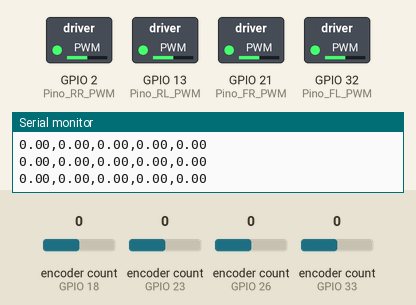
A sketch run on a simulated ESP32. Parts: switched loads named in the sketch (green lamp = pin HIGH), the last lines printed to the serial monitor. Inputs (shaded band) come from the test bench; at power-on: encoder count (sensors on GPIO 18, GPIO 23, GPIO 26, GPIO 33) 0.

Above: at 1.2 s.
1.3 s: encoder count (sensor on GPIO 18) set to 1
At 2.2 s:
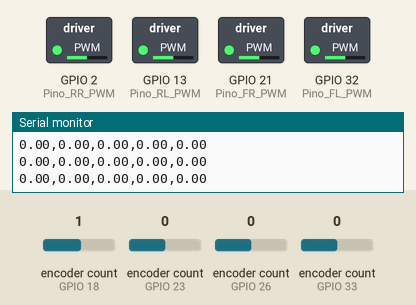
2.8 s: encoder count (sensor on GPIO 23) set to 1
At 3.4 s:
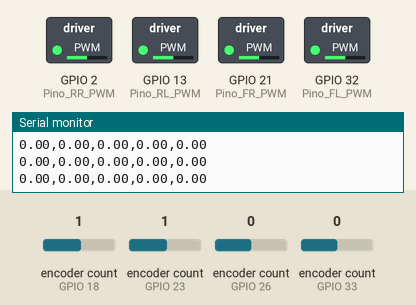
4.3 s: encoder count (sensor on GPIO 26) set to 1
At 5.5 s:
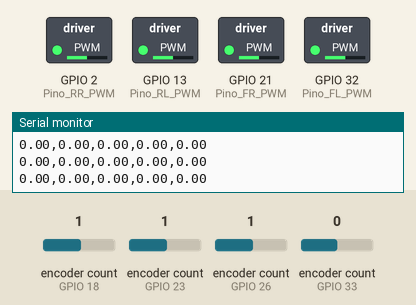
5.8 s: encoder count (sensor on GPIO 33) set to 1
At 6.9 s:
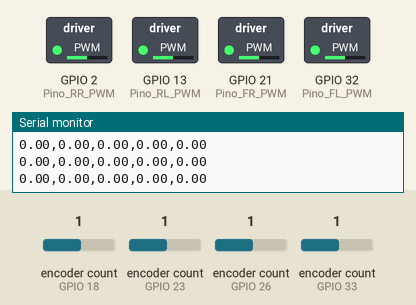
7.3 s: encoder count (sensor on GPIO 18) set to 0
At 8.0 s:
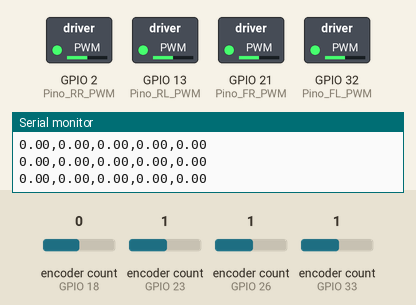
8.8 s: encoder count (sensor on GPIO 23) set to 0
At 9.1 s:
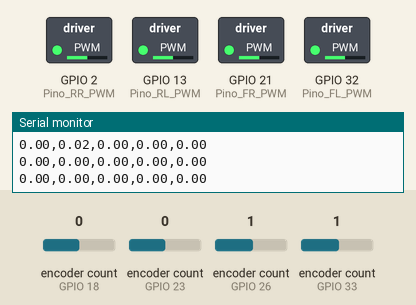
Timing chart, 0 to 11.3 s (numbered marks = the images above; inputs shaded):
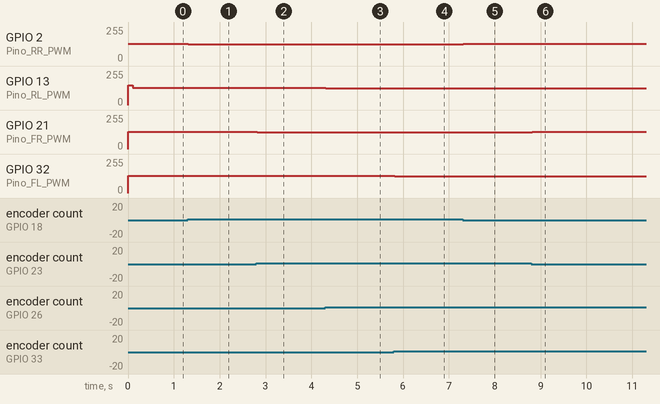

Measured:
- after the input at 1.3 s, GPIO 2 (Pino_RR_PWM): 128/255 → 127/255 at once
- after the input at 2.8 s, GPIO 21 (Pino_FR_PWM): 128/255 → 127/255 at once
- after the input at 4.3 s, GPIO 13 (Pino_RL_PWM): 128/255 → 127/255 at once
- after the input at 5.8 s, GPIO 32 (Pino_FL_PWM): 128/255 → 127/255 at once
- after the input at 7.3 s, GPIO 2 (Pino_RR_PWM): 127/255 → 128/255 at once
- after the input at 8.8 s, GPIO 21 (Pino_FR_PWM): 127/255 → 128/255 at once

The sketch:

sketch_oct21a.ino
```cpp
//bibliotrcsa
#include <stdio.h>
#include <ESP32Encoder.h>
// #include <ArduinoJson.h>

#define ENCODER_PERIOD 100 //amostragem de tempo

#define PULSES_PER_ROTATION 1024
#define MOTOR_REDUCTION 28

//Motor Superior Esquerdo
#define Pino_FL_A 33
#define Pino_FL_B 25
#define Pino_FL_PWM 32
//Motor Superior Direito
#define Pino_FR_A 23
#define Pino_FR_B 22
#define Pino_FR_PWM 21

// Motor Inferior Direito
#define Pino_RR_A 18
#define Pino_RR_B 19
#define Pino_RR_PWM 2

// Motor Inferior Esquerdo
#define Pino_RL_A 26
#define Pino_RL_B 27
#define Pino_RL_PWM 13


// Definaçao dos Encoders
ESP32Encoder encoder_RR;
ESP32Encoder encoder_RL;
ESP32Encoder encoder_FR;
ESP32Encoder encoder_FL;

int pwmFR = 520;
int pwmFL = 520;
int pwmRR = 520;
int pwmRL = 600;

//globais
long prevTRR = 0;
long prevTRL = 0;
long prevTFR = 0;
long prevTFL = 0;
int posPrevRR = 0;
int posPrevRL = 0;
int posPrevFR = 0;
int posPrevFL = 0;

float encoder_time = 0;

//Velocity PI control
float Kp = 1;
float Ki = 0.5;

float erroRR = 0;
float erroRL = 0;
float erroFR = 0;
float erroFL = 0;
float erroIntRR = 0; //erro integral
float erroIntRL = 0; //erro integral
float erroIntFR = 0; //erro integral
float erroIntFL = 0; //erro integral


//variáveis para o filtro
float rpm_filtradoRR = 0;
float rpm_previoRR = 0;

//variáveis para o filtro
float rpm_filtradoRL = 0;
float rpm_previoRL = 0;

//variáveis para o filtro
float rpm_filtradoFR = 0;
float rpm_previoFR = 0;

//variáveis para o filtro
float rpm_filtradoFL = 0;
float rpm_previoFL = 0;


void clearEncoder() {
  encoder_RR.clearCount();
  encoder_RL.clearCount();
  encoder_FR.clearCount();
  encoder_FL.clearCount();
}

float target_rpm(){
  float target_rpm = 0;

  return target_rpm;
}


float CalcControlSignal(float rpm, float& rpm_previo, float& rpm_filtrado, float target_rpm,float& erro, float& erroInt, float Kp, float Ki) {
  // Filtro passa-baixa de 25Hz
  rpm_filtrado = 0.854 * rpm_filtrado + 0.0728 * rpm + 0.0728 * rpm_previo;
  rpm_previo = rpm;

  // Cálculo do erro
  erro = target_rpm - rpm;
  erroInt += erro;

  // Calcula o sinal de controle u(s)
  float u_s = Kp * erro + Ki * erroInt;

  return u_s;
}

// Função para calcular a velocidade em RPM
void CalcSpeed() {
  // Pega a posicao atual dos encoders
  int posRR = encoder_RR.getCount();
  int posRL = encoder_RL.getCount();
  int posFR = encoder_FR.getCount();
  int posFL = encoder_FL.getCount();

  // Calcula a diferença de posição entre a leitura atual e a leitura anterior
  int deltaPosRR = posRR - posPrevRR;
  int deltaPosRL = posRL - posPrevRL;
  int deltaPosFR = posFR - posPrevFR;
  int deltaPosFL = posFL - posPrevFL;

  // Converte a diferença de posição para rotações (dividido pelos pulsos por rotação e a redução do motor)
  float rotationsRR = (float)deltaPosRR / (PULSES_PER_ROTATION * 2 * MOTOR_REDUCTION);
  float rotationsRL = (float)deltaPosRL / (PULSES_PER_ROTATION * 2 * MOTOR_REDUCTION);
  float rotationsFR = (float)deltaPosFR / (PULSES_PER_ROTATION * 2 * MOTOR_REDUCTION);
  float rotationsFL = (float)deltaPosFL / (PULSES_PER_ROTATION * 2 * MOTOR_REDUCTION);

  // Calcula a velocidade em rotações por minuto (RPM) com base no período de amostragem
  float rpmRR = (rotationsRR / (ENCODER_PERIOD / 1000.0)) * 60; // ENCODER_PERIOD está em ms, então dividimos por 1000 para converter para segundos
  float rpmRL = (rotationsRL / (ENCODER_PERIOD / 1000.0)) * 60; // ENCODER_PERIOD está em ms, então dividimos por 1000 para converter para segundos
  float rpmFR = (rotationsFR / (ENCODER_PERIOD / 1000.0)) * 60; // ENCODER_PERIOD está em ms, então dividimos por 1000 para converter para segundos
  float rpmFL = (rotationsFL / (ENCODER_PERIOD / 1000.0)) * 60; // ENCODER_PERIOD está em ms, então dividimos por 1000 para converter para segundos

  // Chama a função para calcular o sinal de controle e filtrar o RPM
  float u_s_RR = CalcControlSignal(rpmRR, rpm_previoRR, rpm_filtradoRR, -target_rpm(), erroRR, erroIntRR, Kp, Ki);
  float u_s_RL = CalcControlSignal(rpmRL, rpm_previoRL, rpm_filtradoRL, target_rpm(), erroRL, erroIntRL, Kp, Ki);
  float u_s_FR = CalcControlSignal(rpmFR, rpm_previoFR, rpm_filtradoFR, -target_rpm(), erroFR, erroIntFR, Kp, Ki);
  float u_s_FL = CalcControlSignal(rpmFL, rpm_previoFL, rpm_filtradoFL, target_rpm(), erroFL, erroIntFL, Kp, Ki);

  // Atualiza a posição anterior
  posPrevRR = posRR;
  posPrevRL = posRL;
  posPrevFR = posFR;
  posPrevFL = posFL;

  float pwmVal[4] = {Pino_RR_PWM,Pino_RL_PWM,Pino_FR_PWM,Pino_FL_PWM};
  float pwm[4] = {pwmRR,pwmRL,pwmFR,pwmFL};
  float u_s[4] = {u_s_RR,u_s_RL,u_s_FR,u_s_FL};
  float zero_pwm[4] = {512,546,512,512};

  for(int i = 0; i < 4; i++){
    pwm[i] = ((u_s[i] / 144) * 512) + 512;

    if(pwm[i] < 0){
      pwm[i] = 0;
    }
    if(pwm[i] > 1024){
      pwm[i] = 1024;
    }
    ledcWrite(pwmVal[i], pwm[i]);
  }

  // Imprime os valores no Serial Plotter
  // Serial.print(target_rpm()); // Imprime o valor do motor direito
  // Serial.print(",");
  // Serial.print(rpmRR); // Imprime o valor do motor esquerdo
  // Serial.print(",");
  // Serial.print(u_s_RR); // Imprime o valor do motor esquerdo
  // Serial.print(",");
  // Serial.print(-rpmRL); // Imprime o valor do motor esquerdo
  // Serial.print(",");
  // Serial.print(-u_s_RL); // Imprime o valor do motor esquerdo
  // Serial.println();

  Serial.print(target_rpm()); // Imprime o valor do motor direito
  Serial.print(",");
  Serial.print(-rpmFR); // Imprime o valor do motor esquerdo
  Serial.print(",");
  Serial.print(rpmFL); // Imprime o valor do motor esquerdo
  Serial.print(",");
  Serial.print(-rpmRR); // Imprime o valor do motor esquerdo
  Serial.print(",");
  Serial.print(rpmRL); // Imprime o valor do motor esquerdo
  Serial.println();

  // Serial.print(Pino_FL_PWM);
  // Serial.print(",");
  // Serial.print(u_s_FL);
  // Serial.println();

}


void setup() {
  // put your setup code here, to run once:
  Serial.begin(9600);

    // Configuração dos pinos de entrada (sensores de encoders)
  pinMode(Pino_RR_A, INPUT);
  pinMode(Pino_RR_B, INPUT);

  pinMode(Pino_RL_A, INPUT);
  pinMode(Pino_RL_B, INPUT);

  pinMode(Pino_FR_A, INPUT);
  pinMode(Pino_FR_B, INPUT);

  pinMode(Pino_FL_A, INPUT);
  pinMode(Pino_FL_B, INPUT);

  // Configuração dos pinos de saída (PWM para controle dos motores)
  pinMode(Pino_RR_PWM, OUTPUT);
  pinMode(Pino_RL_PWM, OUTPUT);
  pinMode(Pino_FR_PWM, OUTPUT);
  pinMode(Pino_FL_PWM, OUTPUT);

  // Configura os canais PWM para os motores
  ////ledcSetup(canal_RR_PWM, frequencia_PWM, resolucao_PWM); // Configura o canal RR_PWM
  ledcAttachChannel(Pino_RR_PWM, 500, 10, 0); // Associa o pino PWM ao canal RR

  /////ledcSetup(canal_RL_PWM, frequencia_PWM, resolucao_PWM); // Configura o canal RL_PWM
  ledcAttachChannel(Pino_RL_PWM, 500, 10 ,1); // Associa o pino PWM ao canal RL

  /////ledcSetup(canal_RL_PWM, frequencia_PWM, resolucao_PWM); // Configura o canal RL_PWM
  ledcAttachChannel(Pino_FR_PWM, 500, 10 ,2); // Associa o pino PWM ao canal FR

  /////ledcSetup(canal_RL_PWM, frequencia_PWM, resolucao_PWM); // Configura o canal RL_PWM
  ledcAttachChannel(Pino_FL_PWM, 500, 10 ,3); // Associa o pino PWM ao canal FL

  //
  ledcWrite(Pino_RR_PWM, pwmRR);
  ledcWrite(Pino_RL_PWM, pwmRL);
  ledcWrite(Pino_FR_PWM, pwmFR);
  ledcWrite(Pino_FL_PWM, pwmFL);

  //
  encoder_RR.attachHalfQuad(Pino_RR_A, Pino_RR_B);
  encoder_RL.attachHalfQuad(Pino_RL_A, Pino_RL_B);
  encoder_FR.attachHalfQuad(Pino_FR_A, Pino_FR_B);
  encoder_FL.attachHalfQuad(Pino_FL_A, Pino_FL_B);

  clearEncoder();

}

void loop() {
  // put your main code here, to run repeatedly:
  if(millis() - encoder_time >= ENCODER_PERIOD){


    CalcSpeed();

    encoder_time = millis();
  }


}
```
